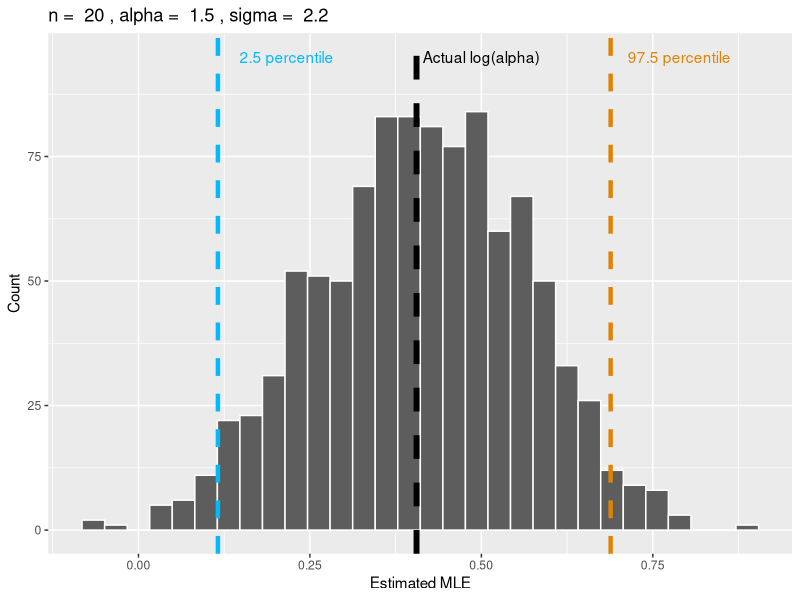
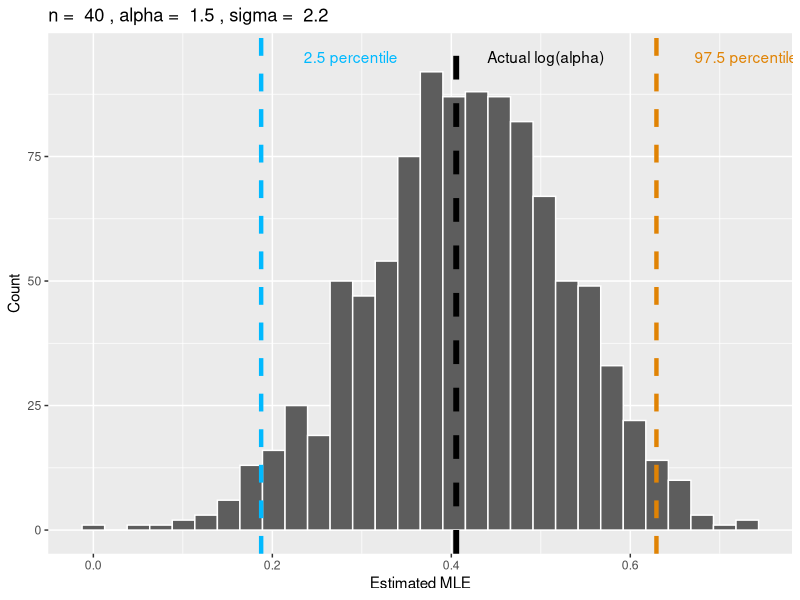
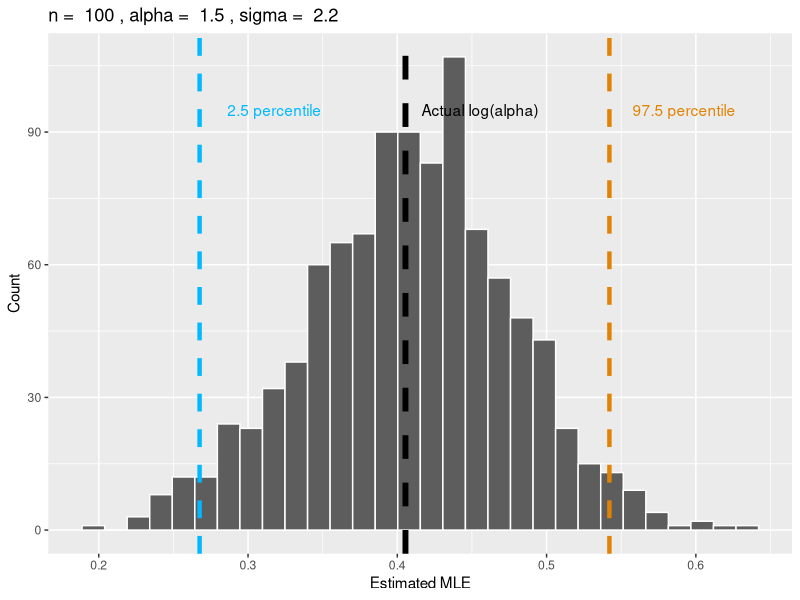

R code for these plots, in order:
## ---- chunk 1
library(tidyverse)
## ---- chunk 2
mle <- function(log_alpha, data, sigma) {
    l = sum(log(dgamma(data, shape = exp(log_alpha), scale = sigma)))
    # print(paste("l is ", l))
    return(-l)
}

MyMLE <- function(data, sigma) {
    log_alpha_initial <- log(mean(data)^2/var(data))
    # print(paste("log alpha initial is ", log_alpha_initial))
    estimator <- optim(log_alpha_initial,
                 mle,
                 data = data,
                 sigma = sigma)
    log_alpha_hat <- estimator$par
    return(log_alpha_hat)
}
## ---- chunk 3
get_estimates <- function(n, alpha, sigma) {
    estimates <- c()
    for (i in 1:1000) {
        samples <- rgamma(n, shape = alpha, scale = sigma)
        # print(paste("some of the samples are ", samples[1:5]))
        estimates <- append(estimates, MyMLE(data = samples, sigma = sigma))
    }
    return(estimates)
}
## ---- chunk 4
n = 20
alpha = 1.5
sigma = 2.2

estimated_mle <- tibble(get_estimates(n = n, alpha = alpha, sigma = sigma))
colnames(estimated_mle) <- c("estimate")

perc_2.5 <- quantile(estimated_mle$estimate, probs = 0.025, names = FALSE)
perc_97.5 <- quantile(estimated_mle$estimate, probs = 0.975, names = FALSE)

estimated_mle %>% 
    ggplot(aes(estimate)) +
    geom_histogram(color = "white", fill = "#5D5D5D") +
    geom_vline(xintercept = log(alpha), 
               size = 2,
               linetype = "dashed") +
    annotate("text", label = "Actual log(alpha)", x = 0.5, y = 95, color = "black") +
    geom_vline(xintercept = perc_2.5, 
               color = "#00B9FF", size = 1.5, linetype = "dashed") +
    annotate("text", label = "2.5 percentile", x = perc_2.5 + 0.1, y = 95, color = "#00B9FF") +
    geom_vline(xintercept = perc_97.5, 
               color = "#E08304", size = 1.5, linetype = "dashed") +
    annotate("text", label = "97.5 percentile", x = perc_97.5 + 0.1, y = 95, color = "#E08304") +
    labs(title = paste("n = ", n, ", alpha = ", alpha, ", sigma = ", sigma),
         x = "Estimated MLE",
         y = "Count")

diff_20 <- perc_97.5 - perc_2.5
## ---- chunk 5
n = 40
alpha = 1.5
sigma = 2.2

estimated_mle <- tibble(get_estimates(n = n, alpha = alpha, sigma = sigma))
colnames(estimated_mle) <- c("estimate")

perc_2.5 <- quantile(estimated_mle$estimate, probs = 0.025, names = FALSE)
perc_97.5 <- quantile(estimated_mle$estimate, probs = 0.975, names = FALSE)

estimated_mle %>% 
    ggplot(aes(estimate)) +
    geom_histogram(color = "white", fill = "#5D5D5D") +
    geom_vline(xintercept = log(alpha), 
               size = 2,
               linetype = "dashed") +
    annotate("text", label = "Actual log(alpha)", x = log(alpha) + 0.1, y = 95, color = "black") +
    geom_vline(xintercept = perc_2.5, 
               color = "#00B9FF", size = 1.5, linetype = "dashed") +
    annotate("text", label = "2.5 percentile", x = perc_2.5 + 0.1, y = 95, color = "#00B9FF") +
    geom_vline(xintercept = perc_97.5, 
               color = "#E08304", size = 1.5, linetype = "dashed") +
    annotate("text", label = "97.5 percentile", x = perc_97.5 + 0.1, y = 95, color = "#E08304") +
    labs(title = paste("n = ", n, ", alpha = ", alpha, ", sigma = ", sigma),
         x = "Estimated MLE",
         y = "Count")

diff_40 <- perc_97.5 - perc_2.5
## ---- chunk 6
n = 100
alpha = 1.5
sigma = 2.2

estimated_mle <- tibble(get_estimates(n = n, alpha = alpha, sigma = sigma))
colnames(estimated_mle) <- c("estimate")

perc_2.5 <- quantile(estimated_mle$estimate, probs = 0.025, names = FALSE)
perc_97.5 <- quantile(estimated_mle$estimate, probs = 0.975, names = FALSE)

estimated_mle %>% 
    ggplot(aes(estimate)) +
    geom_histogram(color = "white", fill = "#5D5D5D") +
    geom_vline(xintercept = log(alpha), 
               size = 2,
               linetype = "dashed") +
    annotate("text", label = "Actual log(alpha)", x = log(alpha) + 0.05, y = 95, color = "black") +
    geom_vline(xintercept = perc_2.5, 
               color = "#00B9FF", size = 1.5, linetype = "dashed") +
    annotate("text", label = "2.5 percentile", x = perc_2.5 + 0.05, y = 95, color = "#00B9FF") +
    geom_vline(xintercept = perc_97.5, 
               color = "#E08304", size = 1.5, linetype = "dashed") +
    annotate("text", label = "97.5 percentile", x = perc_97.5 + 0.05, y = 95, color = "#E08304") +
    labs(title = paste("n = ", n, ", alpha = ", alpha, ", sigma = ", sigma),
         x = "Estimated MLE",
         y = "Count")

diff_100 <- perc_97.5 - perc_2.5
## ---- chunk 7
diff_20
diff_40
diff_100
